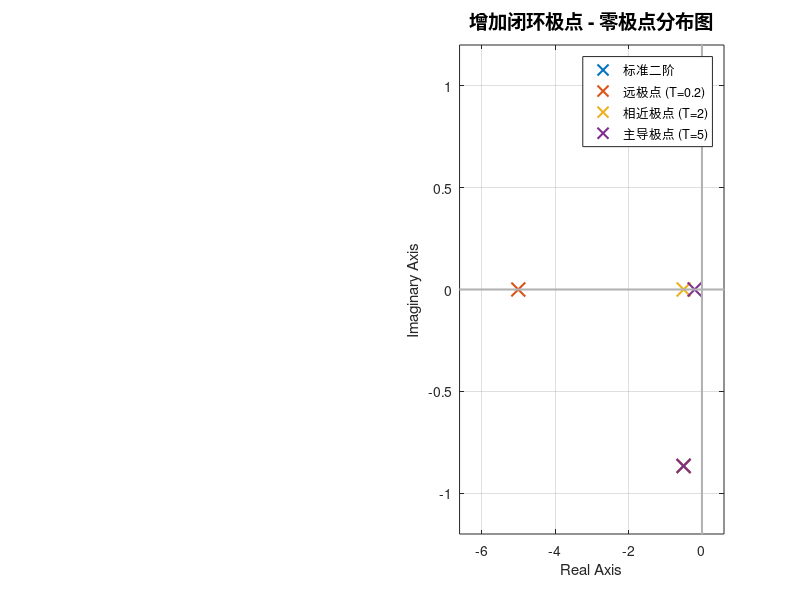
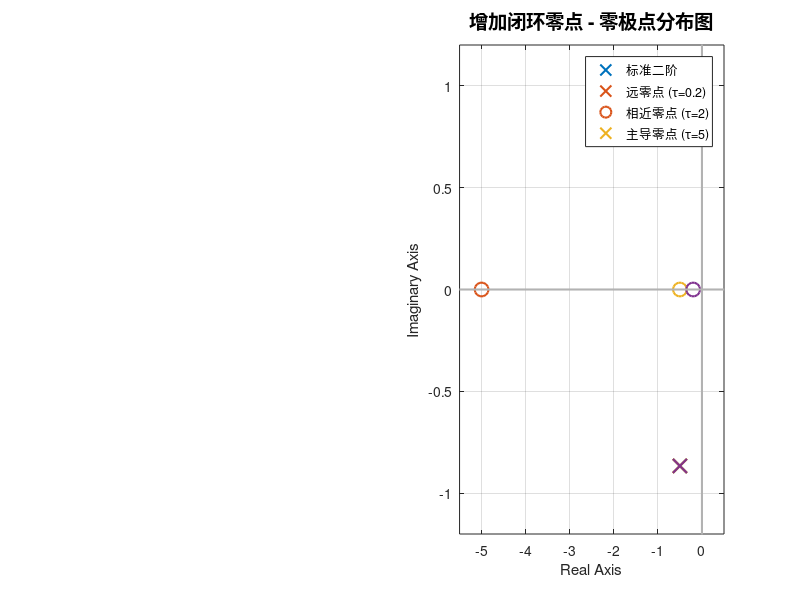

Recreate these plots in MATLAB, in order.
% =========================================================
% 实验四：传递函数的零极点对系统过渡过程的影响
% =========================================================
clear; clc; close all;

% 基础参数设定
zeta = 0.5;
wn = 1;

% 标准二阶系统传递函数 (T=0, tau=0)
num0 = wn^2;
den0 = [1, 2*zeta*wn, wn^2];
sys0 = tf(num0, den0);

%% ================== 实验内容1：增加闭环极点的影响 ==================
% 选取 T 的值满足实验要求
T1 = 0.2; % 1/T = 5   (> 2.5) 
T2 = 2.0; % 1/T = 0.5 (= 0.5)
T3 = 5.0; % 1/T = 0.2 (< 0.5)

% 构建增加极点后的系统
sys_p1 = tf(1, [T1, 1]) * sys0;
sys_p2 = tf(1, [T2, 1]) * sys0;
sys_p3 = tf(1, [T3, 1]) * sys0;
sys_1st = tf(1, [T3, 1]); % 一阶系统对比

% 绘图：极点影响
figure('Name', '增加闭环极点对系统的影响', 'Position', [100, 100, 1200, 500], 'Color', 'w');

% 1.1 阶跃响应对比
subplot(1, 2, 1);
step(sys0, sys_p1, sys_p2, sys_p3, sys_1st, 20);
title('增加闭环极点 - 单位阶跃响应', 'FontSize', 14);
legend('标准二阶 (T=0)', '远极点 (T=0.2)', '相近极点 (T=2)', '主导极点 (T=5)', '一阶系统 (T=5)', 'Location', 'best');
grid on; set(findobj(gca,'type','line'),'LineWidth',1.5);

% 1.2 零极点分布对比
subplot(1, 2, 2);
pzmap(sys0, sys_p1, sys_p2, sys_p3);
title('增加闭环极点 - 零极点分布图', 'FontSize', 14);
legend('标准二阶', '远极点 (T=0.2)', '相近极点 (T=2)', '主导极点 (T=5)', 'Location', 'best');
grid on; set(findobj(gca,'type','line'),'LineWidth',1.5);


%% ================== 实验内容2：增加闭环零点的影响 ==================
% 选取 tau 的值满足实验要求
tau1 = 0.2; % 1/tau = 5   (> 2.5)
tau2 = 2.0; % 1/tau = 0.5 (= 0.5)
tau3 = 5.0; % 1/tau = 0.2 (< 0.5)

% 构建增加零点后的系统
sys_z1 = tf([tau1, 1], 1) * sys0;
sys_z2 = tf([tau2, 1], 1) * sys0;
sys_z3 = tf([tau3, 1], 1) * sys0;

% 绘图：零点影响
figure('Name', '增加闭环零点对系统的影响', 'Position', [150, 150, 1200, 500], 'Color', 'w');

% 2.1 阶跃响应对比
subplot(1, 2, 1);
step(sys0, sys_z1, sys_z2, sys_z3, 15);
title('增加闭环零点 - 单位阶跃响应', 'FontSize', 14);
legend('标准二阶 (\tau=0)', '远零点 (\tau=0.2)', '相近零点 (\tau=2)', '主导零点 (\tau=5)', 'Location', 'best');
grid on; set(findobj(gca,'type','line'),'LineWidth',1.5);

% 2.2 零极点分布对比
subplot(1, 2, 2);
pzmap(sys0, sys_z1, sys_z2, sys_z3);
title('增加闭环零点 - 零极点分布图', 'FontSize', 14);
legend('标准二阶', '远零点 (\tau=0.2)', '相近零点 (\tau=2)', '主导零点 (\tau=5)', 'Location', 'best');
grid on; set(findobj(gca,'type','line'),'LineWidth',1.5);
